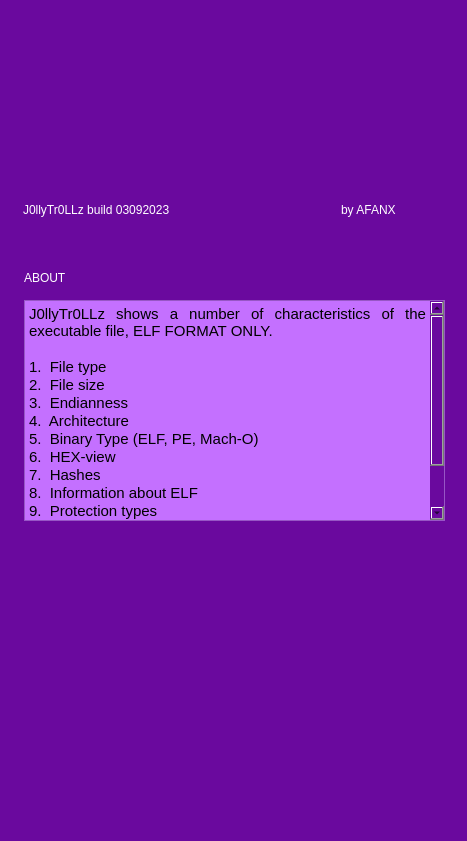
<?xml version="1.0" encoding="UTF-8"?>
<ui version="4.0">
 <class>Form</class>
 <widget class="QWidget" name="Form">
  <property name="geometry">
   <rect>
    <x>0</x>
    <y>0</y>
    <width>467</width>
    <height>841</height>
   </rect>
  </property>
  <property name="windowTitle">
   <string>About</string>
  </property>
  <property name="styleSheet">
   <string notr="true">font: 11pt &quot;ModeSeven&quot;;
background-color: rgb(106, 9, 158);</string>
  </property>
  <widget class="QLabel" name="labelName">
   <property name="geometry">
    <rect>
     <x>23</x>
     <y>200</y>
     <width>312</width>
     <height>20</height>
    </rect>
   </property>
   <property name="styleSheet">
    <string notr="true">color: rgb(255, 255, 255);
font: 15pt &quot;ModeSeven&quot;;</string>
   </property>
   <property name="text">
    <string>J0llyTr0LLz build 03092023</string>
   </property>
  </widget>
  <widget class="QLabel" name="labelByThem">
   <property name="geometry">
    <rect>
     <x>341</x>
     <y>200</y>
     <width>96</width>
     <height>20</height>
    </rect>
   </property>
   <property name="styleSheet">
    <string notr="true">color: rgb(255, 255, 255);
font: 15pt &quot;ModeSeven&quot;;</string>
   </property>
   <property name="text">
    <string>by AFANX</string>
   </property>
  </widget>
  <widget class="QLabel" name="label">
   <property name="geometry">
    <rect>
     <x>162</x>
     <y>20</y>
     <width>131</width>
     <height>151</height>
    </rect>
   </property>
   <property name="text">
    <string/>
   </property>
   <property name="pixmap">
    <pixmap>img/logotype.png</pixmap>
   </property>
  </widget>
  <widget class="QLabel" name="label_2">
   <property name="geometry">
    <rect>
     <x>99</x>
     <y>570</y>
     <width>251</width>
     <height>241</height>
    </rect>
   </property>
   <property name="text">
    <string/>
   </property>
   <property name="pixmap">
    <pixmap>img/afanx_2.png</pixmap>
   </property>
  </widget>
  <widget class="QTextEdit" name="textEdit">
   <property name="geometry">
    <rect>
     <x>24</x>
     <y>300</y>
     <width>421</width>
     <height>221</height>
    </rect>
   </property>
   <property name="styleSheet">
    <string notr="true">background-color: rgb(196, 112, 255);</string>
   </property>
   <property name="html">
    <string>&lt;!DOCTYPE HTML PUBLIC &quot;-//W3C//DTD HTML 4.0//EN&quot; &quot;http://www.w3.org/TR/REC-html40/strict.dtd&quot;&gt;
&lt;html&gt;&lt;head&gt;&lt;meta name=&quot;qrichtext&quot; content=&quot;1&quot; /&gt;&lt;style type=&quot;text/css&quot;&gt;
p, li { white-space: pre-wrap; }
&lt;/style&gt;&lt;/head&gt;&lt;body style=&quot; font-family:'ModeSeven'; font-size:11pt; font-weight:400; font-style:normal;&quot;&gt;
&lt;p align=&quot;justify&quot; style=&quot; margin-top:0px; margin-bottom:0px; margin-left:0px; margin-right:0px; -qt-block-indent:0; text-indent:0px;&quot;&gt;J0llyTr0LLz shows a number of characteristics of the executable file, ELF FORMAT ONLY.&lt;/p&gt;
&lt;p align=&quot;justify&quot; style=&quot;-qt-paragraph-type:empty; margin-top:0px; margin-bottom:0px; margin-left:0px; margin-right:0px; -qt-block-indent:0; text-indent:0px;&quot;&gt;&lt;br /&gt;&lt;/p&gt;
&lt;p align=&quot;justify&quot; style=&quot; margin-top:0px; margin-bottom:0px; margin-left:0px; margin-right:0px; -qt-block-indent:0; text-indent:0px;&quot;&gt;1.  File type&lt;/p&gt;
&lt;p align=&quot;justify&quot; style=&quot; margin-top:0px; margin-bottom:0px; margin-left:0px; margin-right:0px; -qt-block-indent:0; text-indent:0px;&quot;&gt;2.  File size&lt;/p&gt;
&lt;p align=&quot;justify&quot; style=&quot; margin-top:0px; margin-bottom:0px; margin-left:0px; margin-right:0px; -qt-block-indent:0; text-indent:0px;&quot;&gt;3.  Endianness&lt;/p&gt;
&lt;p align=&quot;justify&quot; style=&quot; margin-top:0px; margin-bottom:0px; margin-left:0px; margin-right:0px; -qt-block-indent:0; text-indent:0px;&quot;&gt;4.  Architecture&lt;/p&gt;
&lt;p align=&quot;justify&quot; style=&quot; margin-top:0px; margin-bottom:0px; margin-left:0px; margin-right:0px; -qt-block-indent:0; text-indent:0px;&quot;&gt;5.  Binary Type (ELF, PE, Mach-O)&lt;/p&gt;
&lt;p align=&quot;justify&quot; style=&quot; margin-top:0px; margin-bottom:0px; margin-left:0px; margin-right:0px; -qt-block-indent:0; text-indent:0px;&quot;&gt;6.  HEX-view&lt;/p&gt;
&lt;p align=&quot;justify&quot; style=&quot; margin-top:0px; margin-bottom:0px; margin-left:0px; margin-right:0px; -qt-block-indent:0; text-indent:0px;&quot;&gt;7.  Hashes&lt;/p&gt;
&lt;p align=&quot;justify&quot; style=&quot; margin-top:0px; margin-bottom:0px; margin-left:0px; margin-right:0px; -qt-block-indent:0; text-indent:0px;&quot;&gt;8.  Information about ELF&lt;/p&gt;
&lt;p align=&quot;justify&quot; style=&quot; margin-top:0px; margin-bottom:0px; margin-left:0px; margin-right:0px; -qt-block-indent:0; text-indent:0px;&quot;&gt;9.  Protection types&lt;/p&gt;
&lt;p align=&quot;justify&quot; style=&quot; margin-top:0px; margin-bottom:0px; margin-left:0px; margin-right:0px; -qt-block-indent:0; text-indent:0px;&quot;&gt;10. ROPGadgets and find gadgets&lt;/p&gt;
&lt;p align=&quot;justify&quot; style=&quot; margin-top:0px; margin-bottom:0px; margin-left:0px; margin-right:0px; -qt-block-indent:0; text-indent:0px;&quot;&gt;11. Strings&lt;/p&gt;
&lt;p align=&quot;justify&quot; style=&quot; margin-top:0px; margin-bottom:0px; margin-left:0px; margin-right:0px; -qt-block-indent:0; text-indent:0px;&quot;&gt;12. Seccomp-tools dump&lt;/p&gt;&lt;/body&gt;&lt;/html&gt;</string>
   </property>
  </widget>
  <widget class="QLabel" name="label_3">
   <property name="geometry">
    <rect>
     <x>24</x>
     <y>270</y>
     <width>61</width>
     <height>16</height>
    </rect>
   </property>
   <property name="styleSheet">
    <string notr="true">color: rgb(255, 255, 255);
font: 13pt &quot;ModeSeven&quot;;</string>
   </property>
   <property name="text">
    <string>ABOUT</string>
   </property>
  </widget>
 </widget>
 <resources/>
 <connections/>
</ui>
